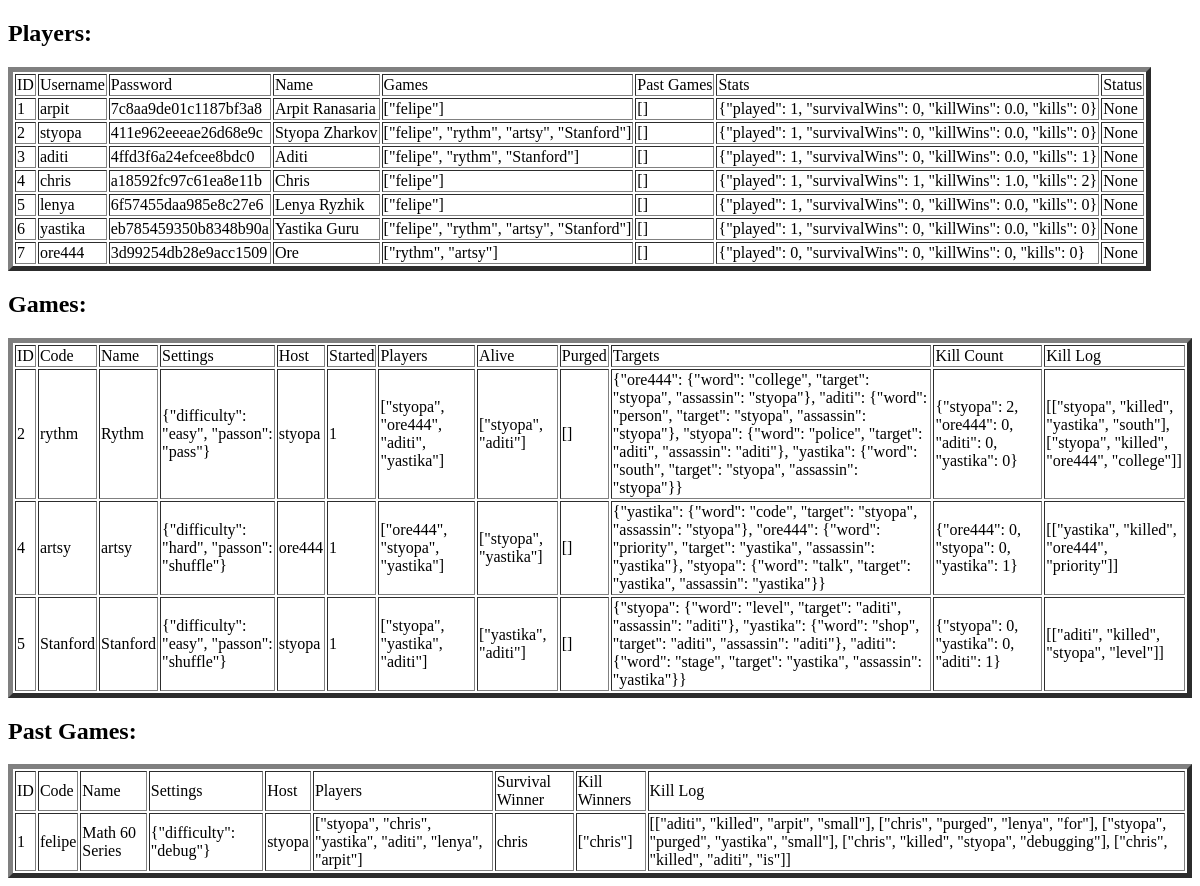
The page /debug/ on the database as committed earlier.
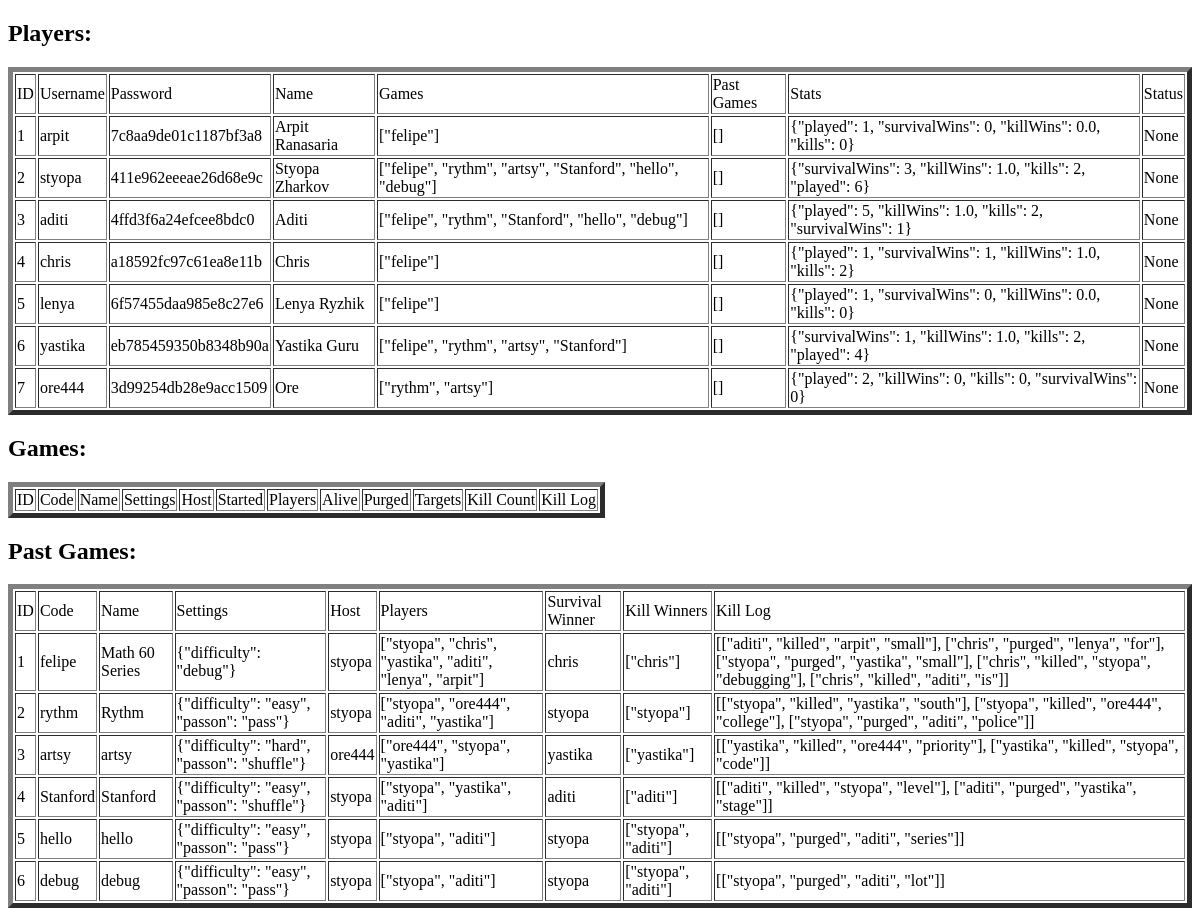
The same page on the database as committed later.
### tables this page shows
CREATE TABLE Players (     id INTEGER PRIMARY KEY AUTOINCREMENT,     user TEXT NOT NULL,     password TEXT NOT NULL,     name TEXT NOT NULL,     games TEXT NOT NULL,     pastGames TEXT NOT NULL,     stats TEXT NOT NULL,     status TEXT);

CREATE TABLE Games (     id INTEGER PRIMARY KEY AUTOINCREMENT,     code TEXT NOT NULL,     name TEXT NOT NULL,    settings TEXT NOT NULL,     host TEXT NOT NULL,     started BOOLEAN NOT NULL CHECK (started IN (0,1)),     players TEXT NOT NULL,     alive TEXT NOT NULL,     purged TEXT NOT NULL,     targets TEXT NOT NULL,     killCount TEXT NOT NULL,     killLog TEXT NOT NULL);

CREATE TABLE PastGames (     id INTEGER PRIMARY KEY AUTOINCREMENT,     code TEXT NOT NULL,     name TEXT NOT NULL,    settings TEXT NOT NULL,     host TEXT NOT NULL,     players TEXT NOT NULL,     survivalWinner TEXT NOT NULL,     killWinners TEXT NOT NULL,     killLog TEXT NOT NULL);

### app.py (the view)
@app.route('/debug/')
def debug():
    with sqlite3.connect("database.db") as con:
        con.row_factory = sqlite3.Row
        cur = con.cursor()
        cur.execute("SELECT * from Players")
        playerRows = cur.fetchall()   #rows of the Players table
        cur.execute("SELECT * from Games")
        gameRows = cur.fetchall()   #rows of the Games table
        cur.execute("SELECT * from pastGames")
        pastRows = cur.fetchall()   #rows of the pastGames table
    return render_template('debug.html', playerRows = playerRows, gameRows = gameRows, pastRows=pastRows)

### templates/debug.html (shortened to what this page needs)
<!DOCTYPE html>
<html lang="en">
<head>
</head>
<body>
    <h2>Players:</h2>
    <table border=5>
        <thead>
        <td>ID</td>
        <td>Username</td>
        <td>Password</td>
        <td>Name</td>
        <td>Games</td>
        <td>Past Games</td>
        <td>Stats</td>
        <td>Status</td>
        </thead>
        {% for row in playerRows %}
        <tr>
        <td>{{row["id"]}}</td>
        <td>{{row["user"]}}</td>
        <td>{{row["password"][:20]}}</td>
        <td>{{row["name"]}}</td>
        <td>{{row["games"]}}</td>
        <td>{{row["pastGames"]}}</td>
        <td>{{row["stats"]}}</td>
        <td>{{row["status"]}}</td>
        </tr>
        {% endfor %}
        </table>
        <h2>Games:</h2>
        <table border=5>
            <thead>
            <td>ID</td>
            <td>Code</td>
            <td>Name</td>
            <td>Settings</td>
            <td>Host</td>
            <td>Started</td>
            <td>Players</td>
            <td>Alive</td>
            <td>Purged</td>
            <td>Targets</td>
            <td>Kill Count</td>
            <td>Kill Log</td>
            </thead>
            {% for row in gameRows %}
            <tr>
            <td>{{row["id"]}}</td>
            <td>{{row["code"]}}</td>
            <td>{{row["name"]}}</td>
            <td>{{row["settings"]}}</td>
            <td>{{row["host"]}}</td>
            <td>{{row["started"]}}</td>
            <td>{{row["players"]}}</td>
            <td>{{row["alive"]}}</td>
            <td>{{row["purged"]}}</td>
            <td>{{row["targets"]}}</td>
            <td>{{row["killCount"]}}</td>
            <td>{{row["killLog"]}}</td>
            </tr>
            {% endfor %}
            </table>
            <h2>Past Games:</h2>
            <table border=5>
                <thead>
                <td>ID</td>
                <td>Code</td>
                <td>Name</td>
                <td>Settings</td>
                <td>Host</td>
                <td>Players</td>
                <td>Survival Winner</td>
                <td>Kill Winners</td>
                <td>Kill Log</td>
                </thead>
                {% for row in  pastRows %}
                <tr>
                <td>{{row["id"]}}</td>
                <td>{{row["code"]}}</td>
                <td>{{row["name"]}}</td>
                <td>{{row['settings']}}</td>
                <td>{{row["host"]}}</td>
                <td>{{row["players"]}}</td>
                <td>{{row["survivalWinner"]}}</td>
                <td>{{row["killWinners"]}}</td>
                <td>{{row["killLog"]}}</td>
                </tr>
                {% endfor %}
                </table>
</body>
</html>

Rows that differ between the two databases and show on the page:
removed Games: id "2", code "rythm", name "Rythm", settings "{\"difficulty\": \"easy\", \"passon\": \"pass\"}", host "styopa", started "1", players "[\"styopa\", \"ore444\", \"aditi\", \"yastika\"]", alive "[\"styopa\", \"aditi\"]", purged "[]", targets "{\"ore444\": {\"word\": \"college\", \"target\": \"styopa\", \"assassin\": \"styopa\"}, \"aditi\": {\"word\": \"person\", \"target\": \"styopa\", \"assassin\": \"styopa\"}, \"styopa\": {\"word\": \"police\", \"target\": \"aditi\", \"assassin\": \"aditi\"}, \"yastika\": {\"word\": \"south\", \"target\": \"styopa\", \"assassin\": \"styopa\"}}", killCount "{\"styopa\": 2, \"ore444\": 0, \"aditi\": 0, \"yastika\": 0}", killLog "[[\"styopa\", \"killed\", \"yastika\", \"south\"], [\"styopa\", \"killed\", \"ore444\", \"college\"]]"
removed Games: id "4", code "artsy", name "artsy", settings "{\"difficulty\": \"hard\", \"passon\": \"shuffle\"}", host "ore444", started "1", players "[\"ore444\", \"styopa\", \"yastika\"]", alive "[\"styopa\", \"yastika\"]", purged "[]", targets "{\"yastika\": {\"word\": \"code\", \"target\": \"styopa\", \"assassin\": \"styopa\"}, \"ore444\": {\"word\": \"priority\", \"target\": \"yastika\", \"assassin\": \"yastika\"}, \"styopa\": {\"word\": \"talk\", \"target\": \"yastika\", \"assassin\": \"yastika\"}}", killCount "{\"ore444\": 0, \"styopa\": 0, \"yastika\": 1}", killLog "[[\"yastika\", \"killed\", \"ore444\", \"priority\"]]"
removed Games: id "5", code "Stanford", name "Stanford", settings "{\"difficulty\": \"easy\", \"passon\": \"shuffle\"}", host "styopa", started "1", players "[\"styopa\", \"yastika\", \"aditi\"]", alive "[\"yastika\", \"aditi\"]", purged "[]", targets "{\"styopa\": {\"word\": \"level\", \"target\": \"aditi\", \"assassin\": \"aditi\"}, \"yastika\": {\"word\": \"shop\", \"target\": \"aditi\", \"assassin\": \"aditi\"}, \"aditi\": {\"word\": \"stage\", \"target\": \"yastika\", \"assassin\": \"yastika\"}}", killCount "{\"styopa\": 0, \"yastika\": 0, \"aditi\": 1}", killLog "[[\"aditi\", \"killed\", \"styopa\", \"level\"]]"
changed Players "styopa": games "[\"felipe\", \"rythm\", \"artsy\", \"Stanford\"]" → "[\"felipe\", \"rythm\", \"artsy\", \"Stanford\", \"hello\", \"debug\"]"; stats "{\"played\": 1, \"survivalWins\": 0, \"killWins\": 0.0, \"kills\": 0}" → "{\"survivalWins\": 3, \"killWins\": 1.0, \"kills\": 2, \"played\": 6}"
changed Players "aditi": games "[\"felipe\", \"rythm\", \"Stanford\"]" → "[\"felipe\", \"rythm\", \"Stanford\", \"hello\", \"debug\"]"; stats "{\"played\": 1, \"survivalWins\": 0, \"killWins\": 0.0, \"kills\": 1}" → "{\"played\": 5, \"killWins\": 1.0, \"kills\": 2, \"survivalWins\": 1}"
changed Players "yastika": stats "{\"played\": 1, \"survivalWins\": 0, \"killWins\": 0.0, \"kills\": 0}" → "{\"survivalWins\": 1, \"killWins\": 1.0, \"kills\": 2, \"played\": 4}"
changed Players "ore444": stats "{\"played\": 0, \"survivalWins\": 0, \"killWins\": 0, \"kills\": 0}" → "{\"played\": 2, \"killWins\": 0, \"kills\": 0, \"survivalWins\": 0}"
added PastGames: id "2", code "rythm", name "Rythm", settings "{\"difficulty\": \"easy\", \"passon\": \"pass\"}", host "styopa", players "[\"styopa\", \"ore444\", \"aditi\", \"yastika\"]", survivalWinner "styopa", killWinners "[\"styopa\"]", killLog "[[\"styopa\", \"killed\", \"yastika\", \"south\"], [\"styopa\", \"killed\", \"ore444\", \"college\"], [\"styopa\", \"purged\", \"aditi\", \"police\"]]"
added PastGames: id "3", code "artsy", name "artsy", settings "{\"difficulty\": \"hard\", \"passon\": \"shuffle\"}", host "ore444", players "[\"ore444\", \"styopa\", \"yastika\"]", survivalWinner "yastika", killWinners "[\"yastika\"]", killLog "[[\"yastika\", \"killed\", \"ore444\", \"priority\"], [\"yastika\", \"killed\", \"styopa\", \"code\"]]"
added PastGames: id "4", code "Stanford", name "Stanford", settings "{\"difficulty\": \"easy\", \"passon\": \"shuffle\"}", host "styopa", players "[\"styopa\", \"yastika\", \"aditi\"]", survivalWinner "aditi", killWinners "[\"aditi\"]", killLog "[[\"aditi\", \"killed\", \"styopa\", \"level\"], [\"aditi\", \"purged\", \"yastika\", \"stage\"]]"
added PastGames: id "5", code "hello", name "hello", settings "{\"difficulty\": \"easy\", \"passon\": \"pass\"}", host "styopa", players "[\"styopa\", \"aditi\"]", survivalWinner "styopa", killWinners "[\"styopa\", \"aditi\"]", killLog "[[\"styopa\", \"purged\", \"aditi\", \"series\"]]"
added PastGames: id "6", code "debug", name "debug", settings "{\"difficulty\": \"easy\", \"passon\": \"pass\"}", host "styopa", players "[\"styopa\", \"aditi\"]", survivalWinner "styopa", killWinners "[\"styopa\", \"aditi\"]", killLog "[[\"styopa\", \"purged\", \"aditi\", \"lot\"]]"
